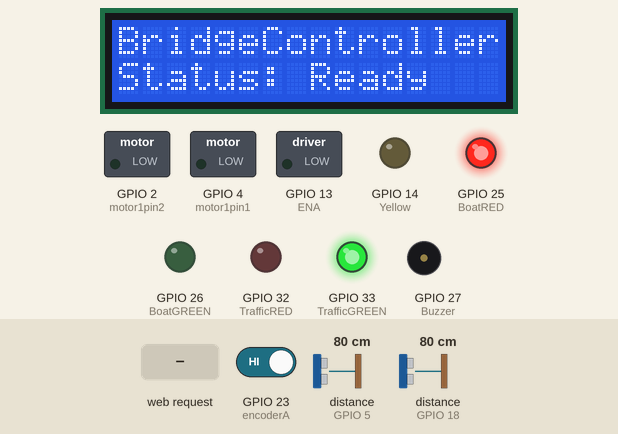
The sketch below on a simulated ESP32. On the bench: 16×2 character LCD, switched loads named in the sketch (green lamp = pin HIGH), output pins drawn as LEDs (lit = HIGH), buzzer (waves = sounding). Wiring (inferred from the names in the program): 2 × ultrasonic range finder: trigger GPIO 19, echo GPIO 5 / trigger GPIO 21, echo GPIO 18. Dashed ring = blinking. The inputs (shaded band) are chosen by the test bench; at power-on: distance to the obstacle (sensors on GPIO 5, GPIO 18) 80 cm, GPIO 23 (encoderA) HIGH. The echo pulse lasts 58.3 µs per cm; pins used as bus, display or sensor lines are not drawn; what the sketch prints to the serial monitor is not drawn.

Above: at 1.2 s.
1.3 s: distance to the obstacle (sensor on GPIO 5) set to 7 cm
5.6 s: distance to the obstacle (sensor on GPIO 5) set to 4 cm
At 6.9 s:
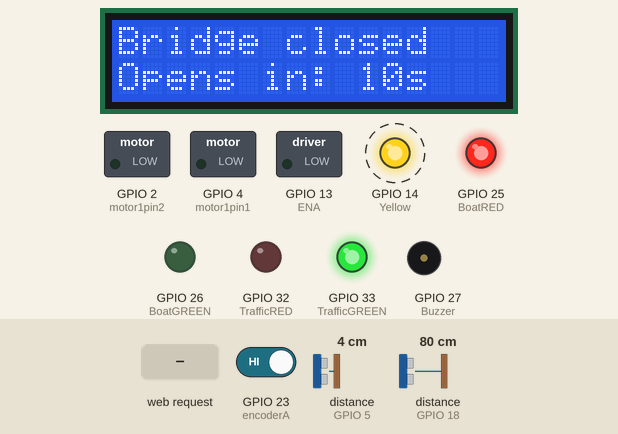
11.7 s: HTTP request GET /close received
At 13.2 s:
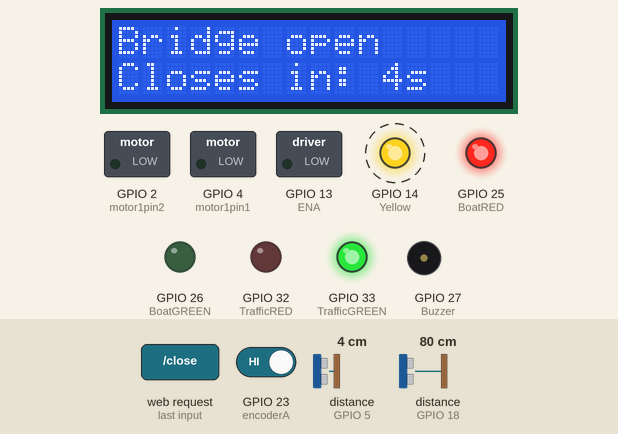
16.3 s: HTTP request GET /manual_open received
18.5 s: HTTP request GET /manual_close received
At 22.7 s:
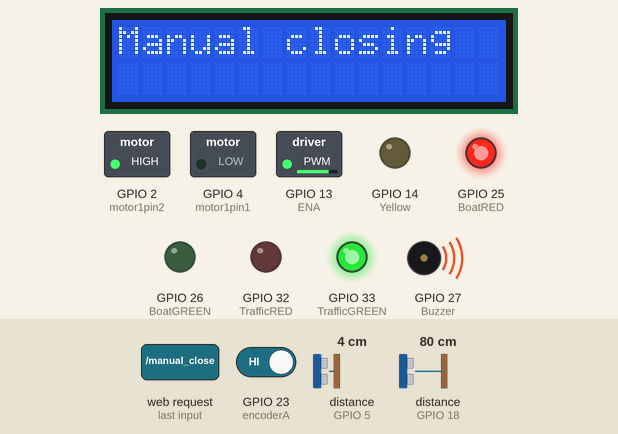
24.9 s: HTTP request GET /stop received
At 26.3 s:
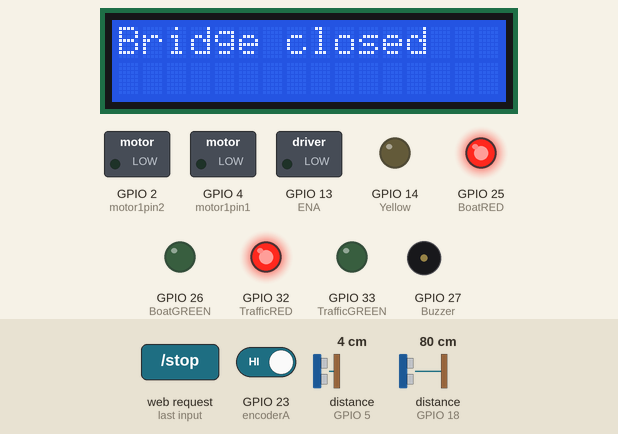
Timing chart, 0 to 27.9 s (numbered marks = the images above; inputs shaded):
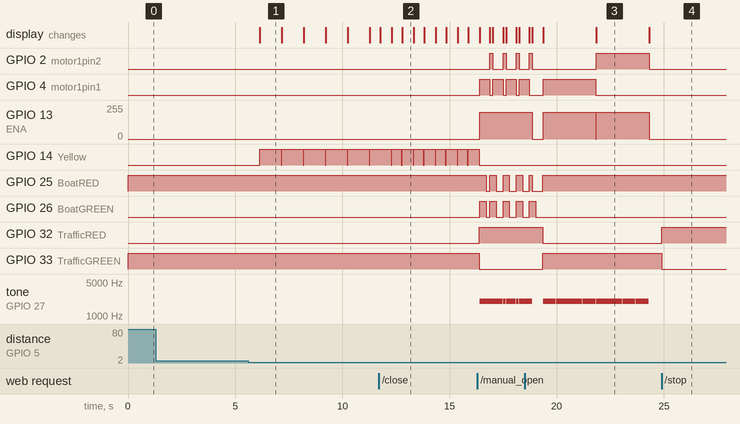

The sketch:

BridgeController.ino
```cpp
#include <WiFi.h>

// Shared states
extern String Traffic;
extern String Boats;
extern String Brstat;
extern bool emergencyStopActive;


// Web server reference
extern WiFiServer server;

// Function declarations
void setupBridgePins();
void setupWiFiAP();
void bridgeTask(void* parameter);
void webTask(void* parameter);

void setup() {
  Serial.begin(115200);
  setupBridgePins();
  setupWiFiAP();

  // Start tasks on two cores
  xTaskCreatePinnedToCore(
    bridgeTask, "BridgeTask", 8000, NULL, 1, NULL, 1);  // core 1
  xTaskCreatePinnedToCore(
    webTask, "WebTask", 10000, NULL, 1, NULL, 0);        // core 0
}

void loop() {
  // Nothing needed here — tasks handle everything concurrently
  vTaskDelay(1000 / portTICK_PERIOD_MS);
}
```

BridgeLogic.ino
```cpp
#include <Wire.h>
#include <LiquidCrystal_I2C.h>

LiquidCrystal_I2C lcd(0x27, 16, 2);  // Most I2C LCDs use address 0x27 or 0x3F


// Shared states
String Traffic = "RED";
String Boats = "RED";
String Brstat = "closed";
bool emergencyStopActive = false;

// Encoder pins
const byte encoderA = 23;
const byte encoderB = 22;
volatile long encoderCount = 0;
long targetPosition = 0; // closed position

// Motor control pins
#define motor1pin1 4
#define motor1pin2 2
#define ENA 13

// LEDs
#define BoatRED 25
#define BoatGREEN 26
#define TrafficRED 32
#define TrafficGREEN 33
#define Yellow 14

// buzzer
#define Buzzer 27


// Encoder
void IRAM_ATTR onEncoderChange() {
  int b = digitalRead(encoderB);
  if (b == HIGH) encoderCount++;
  else encoderCount--;
}

// Motor functions
void stopMotor() {
  digitalWrite(motor1pin1, LOW);
  digitalWrite(motor1pin2, LOW);
  analogWrite(ENA, 0);
}

void motorForward(int speed) {
  digitalWrite(motor1pin1, HIGH);
  digitalWrite(motor1pin2, LOW);
  analogWrite(ENA, speed);
}

void motorBackward(int speed) {
  digitalWrite(motor1pin1, LOW);
  digitalWrite(motor1pin2, HIGH);
  analogWrite(ENA, speed);
}

// Signal functions
void TrafficGoSignal() {
  digitalWrite(TrafficRED, LOW);
  digitalWrite(TrafficGREEN, HIGH);
  Traffic = "GREEN";
}

void TrafficStopSignal() {
  int timerSeconds = 10;
  while (timerSeconds > 0) {
    lcd.clear();
    lcd.setCursor(0, 0);
    lcd.print("Bridge closed");
    lcd.setCursor(0, 1);
    lcd.print("Opens in: ");
    lcd.print(timerSeconds);
    lcd.print("s");
    Serial.printf("Bridge Opens in %d seconds\n", timerSeconds);
    digitalWrite(Yellow, HIGH);
    Traffic = "YELLOW";
    Boats = "YELLOW";
    timerSeconds--;
    vTaskDelay(1000 / portTICK_PERIOD_MS);
    digitalWrite(Yellow, LOW);
  }
  digitalWrite(TrafficRED, HIGH);
  digitalWrite(TrafficGREEN, LOW);
  Traffic = "RED";
}

void TrafficToggle(){
  if(Traffic == "RED"){
    digitalWrite(TrafficRED, LOW);
    digitalWrite(TrafficGREEN, HIGH);
    Traffic = "GREEN";
  } else {
    digitalWrite(TrafficRED, HIGH);
    digitalWrite(TrafficGREEN, LOW);
    Traffic = "RED";
  }
}

void BoatStopSignal() {
  digitalWrite(BoatGREEN, LOW);
  digitalWrite(BoatRED, HIGH);
  Boats = "RED";
}

void BoatGoSignal() {
  digitalWrite(BoatRED, LOW);
  digitalWrite(BoatGREEN, HIGH);
  Boats = "GREEN";
}

void BoatToggle(){
  if(Boats == "RED"){
    BoatGoSignal();
  } else {
    BoatStopSignal();
  }
}

void BridgeOpen() {

  if (emergencyStopActive) {
    Serial.println("Cannot open bridge: Emergency stop active!");
    return;
  }
  TrafficStopSignal();
  Brstat = "opening";
  for (int i = 0; i < 4 && !emergencyStopActive; i++) {
    lcd.clear();
    lcd.setCursor(0, 0);
    lcd.print("Bridge opening");
    tone(Buzzer, 2000);
    digitalWrite(BoatRED, HIGH);
    digitalWrite(BoatGREEN, HIGH);
    Boats = "GREEN";
    motorForward(200);
    delay(300);
    digitalWrite(BoatRED, LOW);
    digitalWrite(BoatGREEN, LOW);
    delay(300);
    noTone(Buzzer);
    if (emergencyStopActive) {
      return;
    }
  }
  lcd.clear();
  lcd.setCursor(0, 0);
  lcd.print("Bridge open");
  stopMotor();
  BoatGoSignal();
  digitalWrite(TrafficRED, HIGH);
  digitalWrite(TrafficGREEN, LOW);
  Traffic = "RED";
  Brstat = "open";
}

void ManualOpen() {
    Brstat = "opening";
    for (int i = 0; i < 4 ; i++) {
      lcd.clear();
      lcd.setCursor(0, 0);
      lcd.print("Manual opening");
      tone(Buzzer, 2000);
      motorForward(200);
      delay(300);
      delay(300);
      noTone(Buzzer);
    }
    lcd.clear();
    lcd.setCursor(0, 0);
    lcd.print("Bridge open");
    stopMotor();
    Brstat = "open";
}

void BridgeClose() {
  if (emergencyStopActive) {
    Serial.println("Cannot close bridge: Emergency stop active!");
    return;
  }
  int timerSeconds = 5;
  while (timerSeconds > 0) {
    lcd.clear();
    lcd.setCursor(0, 0);
    lcd.print("Bridge open");
    lcd.setCursor(0, 1);
    lcd.print("Closes in: ");
    lcd.print(timerSeconds);
    lcd.print("s");
    Serial.printf("Bridge closes in %d seconds\n", timerSeconds);
    digitalWrite(Yellow, HIGH);
    Traffic = "YELLOW";
    Boats = "YELLOW";
    timerSeconds--;
    vTaskDelay(1000 / portTICK_PERIOD_MS);
    digitalWrite(Yellow, LOW);
  }
  Brstat = "closing";
  for (int i = 0; i < 4 && !emergencyStopActive; i++) {
    lcd.clear();
    lcd.setCursor(0, 0);
    lcd.print("Bridge closing");
    tone(Buzzer, 2000);
    digitalWrite(BoatRED, HIGH);
    digitalWrite(BoatGREEN, HIGH);
    Boats = "RED";
    motorBackward(200);
    delay(300);
    digitalWrite(BoatRED, LOW);
    digitalWrite(BoatGREEN, LOW);
    delay(300);
    noTone(Buzzer);
    if (emergencyStopActive) {
      return;
    }
  }
  lcd.clear();
  lcd.setCursor(0, 0);
  lcd.print("Bridge closed");
  stopMotor();
  BoatStopSignal();
  TrafficGoSignal();
  Brstat = "closed";
}

void ManualClose() {
    Brstat = "closing";
    for (int i = 0; i < 4 ; i++) {
      lcd.clear();
      lcd.setCursor(0, 0);
      lcd.print("Manual closing");
      tone(Buzzer, 2000);
      motorBackward(200);
      delay(300);
      delay(300);
      noTone(Buzzer);
    }
    lcd.clear();
    lcd.setCursor(0, 0);
    lcd.print("Bridge closed");
    stopMotor();
    Brstat = "closed";
}

void EmergencyStopToggle() {
  emergencyStopActive = !emergencyStopActive;
  if (emergencyStopActive) {
    Serial.println("EMERGENCY STOP ACTIVATED");
    stopMotor();
    digitalWrite(TrafficRED, HIGH);
    digitalWrite(TrafficGREEN, LOW);
    digitalWrite(BoatRED, HIGH);
    digitalWrite(BoatGREEN, LOW);
    Traffic = "RED";
    Boats = "RED";
  } else {
    Serial.println("Emergency stop deactivated. Normal operation restored.");
  }
}


// reState() — return to original position
void reState() {
  if(!emergencyStopActive){
    return;
  }
  Serial.println("Restoring bridge to safe closed position...");

  BoatStopSignal();
  TrafficStopSignal();

  // Suppose encoderCount > 0 means partially open
  while (encoderCount > targetPosition) {
    motorBackward(180);
    delay(10);
  }

  stopMotor();
  encoderCount = targetPosition;

  BoatStopSignal();
  TrafficGoSignal();

  Brstat = "closed";

  Serial.println("Bridge restored to closed position.");
}

void setupBridgePins() {
  pinMode(motor1pin1, OUTPUT);
  pinMode(motor1pin2, OUTPUT);
  pinMode(BoatRED, OUTPUT);
  pinMode(BoatGREEN, OUTPUT);
  pinMode(TrafficRED, OUTPUT);
  pinMode(TrafficGREEN, OUTPUT);
  pinMode(Yellow, OUTPUT);
  pinMode(encoderA, INPUT_PULLUP);
  pinMode(encoderB, INPUT_PULLUP);
  pinMode(Buzzer, OUTPUT);

  attachInterrupt(digitalPinToInterrupt(encoderA), onEncoderChange, CHANGE);

  pinMode(ENA, OUTPUT);
  TrafficGoSignal();
  BoatStopSignal();
  stopMotor();
  // LCD setup
  Wire.begin(16, 17);
  lcd.init();
  lcd.backlight();
  lcd.clear();
  lcd.setCursor(0, 0);
  lcd.print("BridgeController");
  lcd.setCursor(0, 1);
  lcd.print("Status: Ready");
}
```

Sensors.ino
```cpp
#define trigg1 19
#define echo1 5
#define trigg2 21
#define echo2 18
#define SOUND_SPEED 0.034

long duration1, duration2;
float distanceCm1, distanceCm2;

extern bool emergencyStopActive;


float readDistance(int trig, int echo) {
  digitalWrite(trig, LOW);
  delayMicroseconds(2);
  digitalWrite(trig, HIGH);
  delayMicroseconds(10);
  digitalWrite(trig, LOW);
  return pulseIn(echo, HIGH) * SOUND_SPEED / 2;
}

// Runs on Core 1
void bridgeTask(void* parameter) {
  pinMode(trigg1, OUTPUT);
  pinMode(trigg2, OUTPUT);
  pinMode(echo1, INPUT);
  pinMode(echo2, INPUT);

  unsigned long lastCheck = 0;

  for (;;) {
    if (emergencyStopActive) {
      lcd.clear();
      lcd.setCursor(0, 0);
      lcd.print("!! EMERGENCY !!");
      lcd.setCursor(0, 1);
      lcd.print("Bridge Stopped");
      vTaskDelay(200 / portTICK_PERIOD_MS);
      continue;
    }

    if ( millis() - lastCheck > 2000) {
      lastCheck = millis();

      distanceCm1 = readDistance(trigg1, echo1);
      distanceCm2 = readDistance(trigg2, echo2);

      Serial.printf("Sensor1: %.2f cm, Sensor2: %.2f cm\n", distanceCm1, distanceCm2);

      if (distanceCm1 < 5 || distanceCm2 < 5) {
        BridgeOpen();


        vTaskDelay(5000 / portTICK_PERIOD_MS);
        distanceCm1 = readDistance(trigg1, echo1);
        distanceCm2 = readDistance(trigg2, echo2);

        Serial.printf("Sensor1: %.2f cm, Sensor2: %.2f cm\n", distanceCm1, distanceCm2);
        if(distanceCm1 < 5 || distanceCm2 < 5){
          vTaskDelay(5000 / portTICK_PERIOD_MS);
          BridgeClose();
        }
        else{
          BridgeClose();
        }
      }
    }

    vTaskDelay(100 / portTICK_PERIOD_MS);
  }
}
```

WebServer.ino
```cpp
WiFiServer server(80);

const char* ssid = "BridgeControl";
const char* password = "12345678";

extern bool emergencyStopActive;
extern float distanceCm1, distanceCm2;

void setupWiFiAP() {
  Serial.println("Starting WiFi Access Point...");
  WiFi.softAP(ssid, password);
  Serial.print("AP IP address: ");
  Serial.println(WiFi.softAPIP());
  server.begin();
}

// Runs on Core 0

void webTask(void* parameter) {
  for (;;) {
    WiFiClient client = server.available();
    if (!client) {
      vTaskDelay(50 / portTICK_PERIOD_MS);
      continue;
    }

    String request = client.readStringUntil('\r');
    client.flush();

    // Handle routes
    if (request.indexOf("GET /open") >= 0) {
      BridgeOpen();
    } else if (request.indexOf("GET /close") >= 0) {
      BridgeClose();
    } else if (request.indexOf("/stop") >= 0) {
      EmergencyStopToggle();
    } else if (request.indexOf("/restate") >= 0) {
      reState();
    } else if(request.indexOf("/toggle_traffic") >= 0) {
      TrafficToggle();
    } else if(request.indexOf("/toggle_boats") >= 0) {
      BoatToggle();
    } else if(request.indexOf("/manual_open") >= 0) {
      ManualOpen();
    } else if(request.indexOf("/manual_close") >= 0) {
      ManualClose();
    } else if (request.indexOf("GET /status") >= 0) {
      client.println("HTTP/1.1 200 OK");
      client.println("Content-Type: application/json");
      client.println("Connection: close\r\n");
      client.print("{\"bridge\":\"" + Brstat +
                   "\",\"traffic\":\"" + Traffic +
                   "\",\"boats\":\"" + Boats +
                   "\",\"emergency\":\"" + (emergencyStopActive ? "ON" : "OFF") + "\"}");
      client.stop();
      continue;
    }

    // Serve main HTML page
    client.println("HTTP/1.1 200 OK");
    client.println("Content-type:text/html\r\n");
    client.println("<!DOCTYPE html>");
    client.println("<html lang='en'>");
    client.println("<head>");
    client.println("<meta name='viewport' content='width=device-width, initial-scale=1'>");
    client.println("<meta charset='UTF-8'>");
    client.println("<title>ESP32 Bridge Controller</title>");
    client.println("<style>");
    client.println("body{font-family:Arial,sans-serif;margin:0;padding:0;background:linear-gradient(135deg,#1c1c1c,#2f2f2f);color:#fff;display:flex;flex-direction:column;align-items:center;min-height:100vh;box-sizing:border-box;}");
    client.println("h2{margin-top:30px;font-size:2em;text-align:center;}");
    client.println(".card{background:#2c2c2c;border-radius:15px;box-shadow:0 4px 20px rgba(0,0,0,0.3);padding:25px 20px;width:90%;max-width:420px;text-align:center;box-sizing:border-box;}");
    client.println(".btn{display:block;width:100%;margin:10px 0;padding:14px;border:none;border-radius:10px;font-size:1.1em;font-weight:bold;cursor:pointer;color:#fff;transition:all 0.3s ease;text-decoration:none;box-sizing:border-box;}");
    client.println(".open{background-color:#28a745;}.open:hover{background-color:#34d058;}");
    client.println(".close{background-color:#dc3545;}.close:hover{background-color:#ff4d5e;}");
    client.println(".stop{background-color:#ff9800;}.stop:hover{background-color:#ffb84d;}");
    client.println(".restate{background-color:#007bff;}.restate:hover{background-color:#3399ff;}");
    client.println(".manual{background-color:#6f42c1;}.manual:hover{background-color:#8a63d2;}");
    client.println(".footer{margin-top:auto;padding:15px 0;font-size:0.85em;opacity:0.7;text-align:center;}");
    client.println("@media(max-width:600px){h2{font-size:1.6em;}.btn{font-size:1em;padding:12px;}}");
    client.println("</style>");
    client.println("</head>");
    client.println("<body>");
    client.println("<h2>🌉 ESP32 Bridge Controller</h2>");
    client.println("<div class='card'>");
    client.println("<div id='status'>Loading...</div>");
    client.println("<div id='controls'>");
    client.println("<div id='controls'>Loading controls...</div>");
    client.println("</div>");
    client.println("</div>");
    client.println("<div class='footer'>ESP32 Controller &copy; 2025</div>");
    client.println("<script>");
    client.println("async function updateStatus(){");
    client.println(" try {");
    client.println("  let res = await fetch('/status');");
    client.println("  let data = await res.json();");
    client.println("  let html = `<p><strong>Bridge:</strong> ${data.bridge}</p>` +");
    client.println("             `<p>🚦 Traffic: ${data.traffic}</p>` +");
    client.println("             `<p>🚤 Boats: ${data.boats}</p>` +");
    client.println("             `<p>🛑 Emergency Stop: <strong>${data.emergency}</strong></p>`;");
    client.println("  document.getElementById('status').innerHTML = html;");
    client.println("  let controls = document.getElementById('controls');");
    client.println("  if (data.emergency === 'ON') {");
    client.println("    controls.innerHTML = `");
    client.println("      <a class='btn manual' href='/manual_open'>🔓 Manual Open</a><br>");
    client.println("      <a class='btn manual' href='/manual_close'>🔒 Manual Close</a><br>");
    client.println("      <a class='btn manual' href='/toggle_traffic'>🚦 Toggle Traffic Lights</a><br>");
    client.println("      <a class='btn manual' href='/toggle_boats'>🚤 Toggle Boat Lights</a><br>");
    client.println("      <a class='btn stop' href='/stop'>🛑 Emergency Stop</a><br>");
    client.println("      <a class='btn restate' href='/restate'>🔄 Restate</a>`;");
    client.println("  } else {");
    client.println("    controls.innerHTML = `");
    client.println("      <a class='btn open' href='/open'>🔓 Open Bridge</a><br>");
    client.println("      <a class='btn close' href='/close'>🔒 Close Bridge</a><br>");
    client.println("      <a class='btn stop' href='/stop'>🛑 Emergency Stop</a><br>");
    client.println("      <a class='btn restate' href='/restate'>🔄 Restate</a>`;");
    client.println("  }");
    client.println(" } catch(e){ console.log('Error fetching status', e); }");
    client.println("}");
    client.println("setInterval(updateStatus, 1000); updateStatus();");
    client.println("</script>");
    client.println("</body></html>");
    client.stop();
  }
}
```

Measured:
- the behaviour switches between 6 and 5 cm on distance to the obstacle (sensor on GPIO 5) (found by bisection; images 0 and 1)
- after the input at 1.3 s, every drawn part: stays the same
- after the input at 5.6 s, GPIO 14 (Yellow): alternates HIGH for 1.0 s and LOW for 0.03 s, starting after 0.54 s; the display: changes after 0.54 s (image 1)
- after the input at 11.7 s, GPIO 14 (Yellow): alternates HIGH for 0.49 s and LOW for 0.03 s, starting after 1.1 s; the display: first changes after 0.06 s (image 2 shows a later state)
- after the input at 18.5 s, the display: first differs from a run without the input after 3.3 s (image 3)
- after the input at 24.9 s, GPIO 14 (Yellow): stops changing and stays LOW; GPIO 32 (TrafficRED): LOW → HIGH at once; GPIO 33 (TrafficGREEN): HIGH → LOW at once
- what the display in image 1 shows lasts 1.1 s, from 6.1 s to 7.2 s
- what the display in image 2 shows lasts 0.5 s, from 12.8 s to 13.3 s
